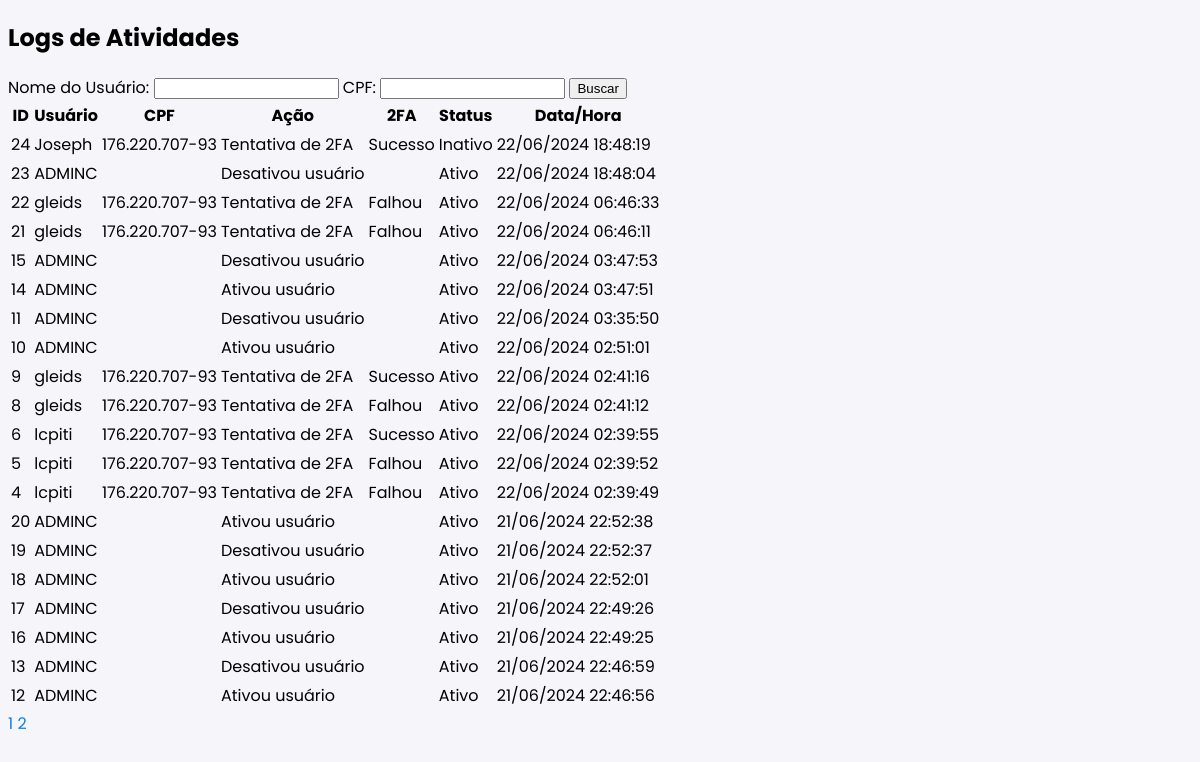
Screenshot of /PHP/LOG.php (signed in) with the database file from the repository.
### tables this page shows
CREATE TABLE `logs` (
  `id` int(11) NOT NULL AUTO_INCREMENT,
  `user_id` int(11) NOT NULL,
  `action` varchar(255) NOT NULL,
  `second_factor` varchar(255) NOT NULL,
  `timestamp` timestamp NOT NULL DEFAULT current_timestamp(),
  PRIMARY KEY (`id`),
  KEY `user_id` (`user_id`),
  CONSTRAINT `logs_ibfk_1` FOREIGN KEY (`user_id`) REFERENCES `usuarios` (`id`)
);

CREATE TABLE `usuarios` (
  `id` int(11) NOT NULL AUTO_INCREMENT,
  `nome` varchar(40) NOT NULL,
  `mae` varchar(45) NOT NULL,
  `email` varchar(110) NOT NULL,
  `cep` varchar(8) NOT NULL,
  `cpf` varchar(14) NOT NULL,
  `bairro` varchar(45) NOT NULL,
  `cidade` varchar(45) NOT NULL,
  `estado` varchar(45) NOT NULL,
  `rua` varchar(45) NOT NULL,
  `datanasc` date NOT NULL,
  `celular` varchar(20) NOT NULL,
  `telfixo` varchar(20) NOT NULL,
  `login` varchar(6) NOT NULL,
  `senha` varchar(8) NOT NULL,
  `senhaconfirm` varchar(8) NOT NULL,
  `genero` varchar(45) NOT NULL,
  `permissoes` int(11) NOT NULL,
  `2fa` varchar(255) NOT NULL,
  `status` tinyint(1) DEFAULT 1,
  PRIMARY KEY (`id`)
);

### PHP/LOG.php (the view, shortened to what this page needs)
<?php
include_once('config.php');
$logsPerPage = 20;
$currentPage = isset($_GET['page']) ? (int)$_GET['page'] : 1;
$offset = ($currentPage - 1) * $logsPerPage;
$searchName = isset($_GET['name']) ? $_GET['name'] : '';
$searchCPF = isset($_GET['cpf']) ? $_GET['cpf'] : '';
$sql = "SELECT logs.*, usuarios.login, usuarios.cpf, usuarios.status
        FROM logs
        JOIN usuarios ON logs.user_id = usuarios.id
        WHERE 1=1";
$sql .= " ORDER BY logs.timestamp DESC LIMIT $logsPerPage OFFSET $offset";
$result = $conexao->query($sql);
$totalLogs = $conexao->query("SELECT COUNT(*) as count
                              FROM logs
                              JOIN usuarios ON logs.user_id = usuarios.id
                              WHERE 1=1" . ($searchName ? " AND usuarios.login LIKE '%$searchName%'" : "") . ($searchCPF ? " AND usuarios.cpf LIKE '%$searchCPF%'" : ""))->fetch_assoc()['count'];
$totalPages = ceil($totalLogs / $logsPerPage);
?>
<!DOCTYPE html>
<html lang="pt-br">
<head>
    <link rel="stylesheet" href="../assets/css/style.css">
</head>
<body>
    <h2>Logs de Atividades</h2>
    <form method="GET" action="">
        <label for="name">Nome do Usuário:</label>
        <input type="text" name="name" id="name" value="<?php echo htmlspecialchars($searchName); ?>">
        <label for="cpf">CPF:</label>
        <input type="text" name="cpf" id="cpf" value="<?php echo htmlspecialchars($searchCPF); ?>">
        <input type="submit" value="Buscar">
    </form>
    <table>
        <thead>
            <tr>
                <th>ID</th>
                <th>Usuário</th>
                <th>CPF</th>
                <th>Ação</th>
                <th>2FA</th>
                <th>Status</th>
                <th>Data/Hora</th>
            </tr>
        </thead>
        <tbody>
            <?php while ($log = $result->fetch_assoc()): ?>
                <tr>
                    <td><?php echo $log['id']; ?></td>
                    <td><?php echo $log['login']; ?></td>
                    <td><?php echo $log['cpf']; ?></td>
                    <td><?php echo $log['action']; ?></td>
                    <td><?php echo $log['second_factor']; ?></td>
                    <td><?php echo $log['status'] == 0 ? 'Inativo' : 'Ativo'; ?></td>
                    <td><?php echo date('d/m/Y H:i:s', strtotime($log['timestamp'])); ?></td>
                </tr>
            <?php endwhile; ?>
        </tbody>
    </table>
    <div class="pagination">
        <?php if ($totalPages > 1): ?>
            <?php for ($i = 1; $i <= $totalPages; $i++): ?>
                <a href="?page=<?php echo $i; ?><?php echo $searchName ? '&name=' . urlencode($searchName) : ''; ?><?php echo $searchCPF ? '&cpf=' . urlencode($searchCPF) : ''; ?>" class="<?php echo $i == $currentPage ? 'active' : ''; ?>"><?php echo $i; ?></a>
            <?php endfor; ?>
        <?php endif; ?>
    </div>
</body>
</html>

### assets/css/style.css (style rules this page uses)
:root { --Preto: #000000; --Branco: #f5f5fa; --PretoBarra: #ffff; --Link:#077ee6; --Icons-Box: #ffff; --Herow: rgba(134, 133, 133, 0.883); --sec_img: #f5f5fa; --Blue-letter: #013287; --NM-BG: #f5f5fa; --listra: #013287; --login: #e4e4e4; }
body { font-family: 'Poppins', sans-serif; color: var(--Preto); background-color: var(--Branco); transition: 0.3s; }
a { text-decoration: none; color: #0880e8; }
h1, h2, h3, h4, h5, h6 { font-family: 'Poppins', sans-serif; }
label { color: var(--Preto); }

### rows the page displays
logs: id "24", user.login "Joseph", user.cpf "176.220.707-93", action "Tentativa de 2FA", second_factor "Sucesso", shows "Inativo", timestamp "22/06/2024 18:48:19"
logs: id "23", user.login "ADMINC", action "Desativou usuário", shows "Ativo", timestamp "22/06/2024 18:48:04"
logs: id "22", user.login "gleids", user.cpf "176.220.707-93", action "Tentativa de 2FA", second_factor "Falhou", shows "Ativo", timestamp "22/06/2024 06:46:33"
logs: id "21", user.login "gleids", user.cpf "176.220.707-93", action "Tentativa de 2FA", second_factor "Falhou", shows "Ativo", timestamp "22/06/2024 06:46:11"
logs: id "15", user.login "ADMINC", action "Desativou usuário", shows "Ativo", timestamp "22/06/2024 03:47:53"
logs: id "14", user.login "ADMINC", action "Ativou usuário", timestamp "22/06/2024 03:47:51"
logs: id "11", user.login "ADMINC", action "Desativou usuário", shows "Ativo", timestamp "22/06/2024 03:35:50"
logs: id "10", user.login "ADMINC", action "Ativou usuário", timestamp "22/06/2024 02:51:01"
logs: id "9", user.login "gleids", user.cpf "176.220.707-93", action "Tentativa de 2FA", second_factor "Sucesso", shows "Ativo", timestamp "22/06/2024 02:41:16"
logs: id "8", user.login "gleids", user.cpf "176.220.707-93", action "Tentativa de 2FA", second_factor "Falhou", shows "Ativo", timestamp "22/06/2024 02:41:12"
logs: id "6", user.login "lcpiti", user.cpf "176.220.707-93", action "Tentativa de 2FA", second_factor "Sucesso", shows "Ativo", timestamp "22/06/2024 02:39:55"
logs: id "5", user.login "lcpiti", user.cpf "176.220.707-93", action "Tentativa de 2FA", second_factor "Falhou", shows "Ativo", timestamp "22/06/2024 02:39:52"
logs: id "4", user.login "lcpiti", user.cpf "176.220.707-93", action "Tentativa de 2FA", second_factor "Falhou", shows "Ativo", timestamp "22/06/2024 02:39:49"
logs: id "20", user.login "ADMINC", action "Ativou usuário", timestamp "21/06/2024 22:52:38"
logs: id "19", user.login "ADMINC", action "Desativou usuário", shows "Ativo", timestamp "21/06/2024 22:52:37"
logs: id "18", user.login "ADMINC", action "Ativou usuário", timestamp "21/06/2024 22:52:01"
logs: id "17", user.login "ADMINC", action "Desativou usuário", shows "Ativo", timestamp "21/06/2024 22:49:26"
logs: id "16", user.login "ADMINC", action "Ativou usuário", timestamp "21/06/2024 22:49:25"
logs: id "13", user.login "ADMINC", action "Desativou usuário", shows "Ativo", timestamp "21/06/2024 22:46:59"
logs: id "12", user.login "ADMINC", action "Ativou usuário", timestamp "21/06/2024 22:46:56"
